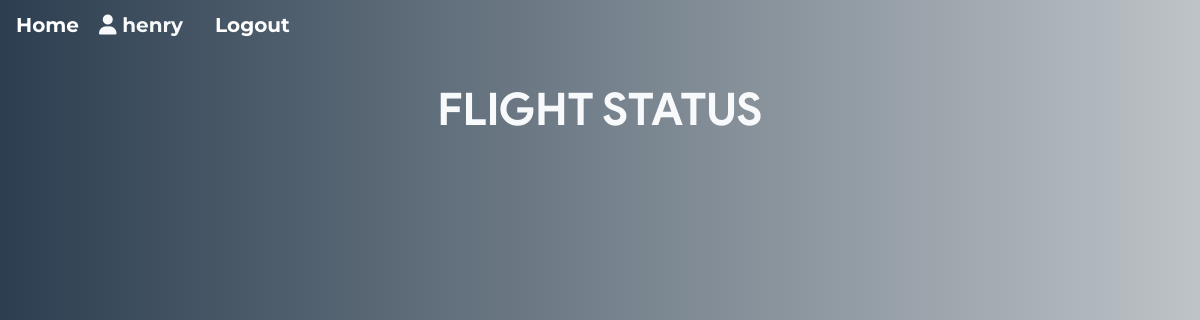
Before: /my_flights.php (signed in) with the older database file.
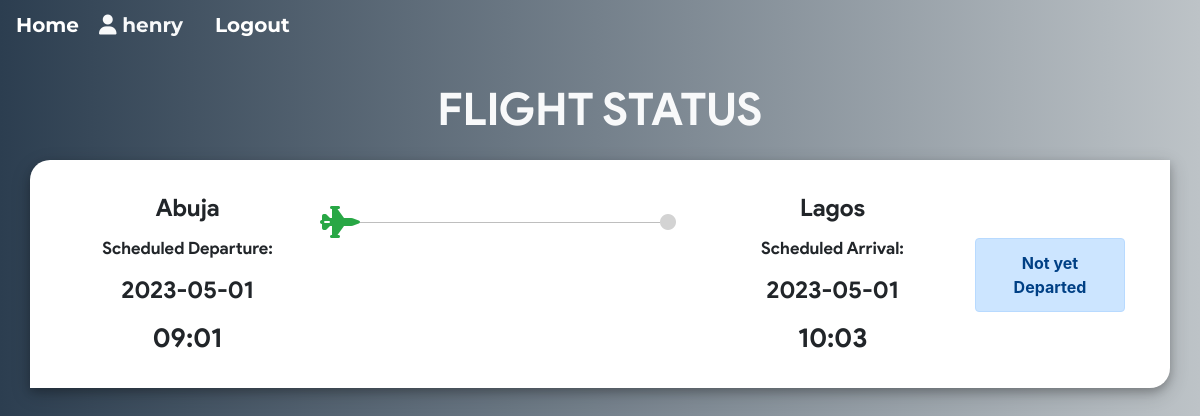
After: the same page with the newer database file.
### tables this page shows
CREATE TABLE `ticket` (
  `ticket_id` int(11) NOT NULL AUTO_INCREMENT,
  `passenger_id` int(11) NOT NULL,
  `flight_id` int(11) NOT NULL,
  `user_id` int(11) NOT NULL,
  `seat_no` varchar(10) NOT NULL,
  `cost` int(11) NOT NULL,
  `class` varchar(3) NOT NULL,
  PRIMARY KEY (`ticket_id`),
  KEY `user_id` (`user_id`),
  KEY `flight_id` (`flight_id`),
  KEY `passenger_id` (`passenger_id`),
  CONSTRAINT `ticket_ibfk_1` FOREIGN KEY (`user_id`) REFERENCES `users` (`user_id`),
  CONSTRAINT `ticket_ibfk_2` FOREIGN KEY (`flight_id`) REFERENCES `flight` (`flight_id`),
  CONSTRAINT `ticket_ibfk_3` FOREIGN KEY (`passenger_id`) REFERENCES `passenger_profile` (`passenger_id`) ON DELETE CASCADE
);

CREATE TABLE `flight` (
  `flight_id` int(11) NOT NULL AUTO_INCREMENT,
  `admin_id` int(11) NOT NULL,
  `arrivale` datetime NOT NULL,
  `departure` datetime NOT NULL,
  `Destination` varchar(20) NOT NULL,
  `source` varchar(20) NOT NULL,
  `airline` varchar(20) NOT NULL,
  `Seats` varchar(110) NOT NULL,
  `duration` varchar(20) NOT NULL,
  `Price` int(11) NOT NULL,
  `status` varchar(6) DEFAULT NULL,
  `issue` varchar(50) DEFAULT NULL,
  `last_seat` varchar(5) DEFAULT '',
  `bus_seats` int(11) DEFAULT '20',
  `last_bus_seat` varchar(5) DEFAULT '',
  PRIMARY KEY (`flight_id`),
  KEY `admin_id` (`admin_id`),
  KEY `destination` (`Destination`),
  KEY `source` (`source`),
  CONSTRAINT `flight_ibfk_1` FOREIGN KEY (`admin_id`) REFERENCES `admin` (`admin_id`)
);

### my_flights.php (the view, shortened to what the changed rows need)
<?php if(isset($_SESSION['userId'])) {
    require 'helpers/init_conn_db.php';
?>
<main>
    <div class="container">
    <h1 class="text-center text-light mt-4 mb-4">FLIGHT STATUS</h1>
    <?php
    $sql_t = 'SELECT * FROM Ticket WHERE user_id=?';
    $stmt_t = mysqli_stmt_init($conn);
    if(!mysqli_stmt_prepare($stmt_t,$sql_t)) {
        header('Location: ticket.php?error=sqlerror');
        exit();
    } else {
        mysqli_stmt_bind_param($stmt_t,'i',$_SESSION['userId']);
        mysqli_stmt_execute($stmt_t);
        $result_t = mysqli_stmt_get_result($stmt_t);
        while($row_t = mysqli_fetch_assoc($result_t)) {
            $sql = 'SELECT * FROM Passenger_profile WHERE passenger_id=?';
            $stmt = mysqli_stmt_init($conn);
            if(!mysqli_stmt_prepare($stmt,$sql)) {
                header('Location: my_flights.php?error=sqlerror');
                exit();
            } else {
                mysqli_stmt_bind_param($stmt,'i',$row_t['passenger_id']);
                mysqli_stmt_execute($stmt);
                $result = mysqli_stmt_get_result($stmt);
                if ($row = mysqli_fetch_assoc($result)) {
                    $sql_f = 'SELECT * FROM Flight WHERE flight_id=? ';
                    $stmt_f = mysqli_stmt_init($conn);
                    if(!mysqli_stmt_prepare($stmt_f,$sql_f)) {
                        header('Location: my_flights.php?error=sqlerror');
                        exit();
                    } else {
                        mysqli_stmt_bind_param($stmt_f,'i',$row_t['flight_id']);
                        mysqli_stmt_execute($stmt_f);
                        $result_f = mysqli_stmt_get_result($stmt_f);
                        if($row_f = mysqli_fetch_assoc($result_f)) {
                            $date_time_dep = $row_f['departure'];
                            $date_dep = substr($date_time_dep,0,10);
                            $time_dep = substr($date_time_dep,10,6) ;
                            $date_time_arr = $row_f['arrivale'];
                            $date_arr = substr($date_time_arr,0,10);
                            $time_arr = substr($date_time_arr,10,6) ;
                            if($row_f['status'] === '') {
                                $status = "Not yet Departed";
                                $alert = 'alert-primary';
                            } else if($row_f['status'] === 'dep') {
                                $status = "Departed";
                                $alert = 'alert-info';
                            } else if($row_f['status'] === 'issue') {
                                $status = "Delayed";
                                $alert = 'alert-danger';
                            } else if($row_f['status'] === 'arr') {
                                $status = "Arrived";
                                $alert = 'alert-success';
                            }
                            echo '
                            <div class="row out mb-5 ">
                                <div class="col-md-4 order-lg-3 order-md-1"> ';
                                if($row_f['status'] === 'arr') {
                                    echo '
                                    <div class="row">
                                        <div class="col-1 p-0 m-0">
                                            <i class="fa fa-circle mt-4 text-success"
                                                style="float: right;"></i>
                                        </div>
                                        <div class="col-10 p-0 m-0 mt-3" style="float: right;">
                                            <hr class="bg-success">
                                        </div>
                                        <div class="col-1 p-0 m-0">
                                            <i class="fa fa-2x fa-fighter-jet mt-3 text-success"
                                                ></i>
                                        </div>
                                    </div>
                                    ';
                                } else {
                                    echo '
                                    <div class="row">
                                        <div class="col-1 p-0 m-0">
                                            <i class="fa fa-2x fa-fighter-jet mt-3 text-success"
                                                style="float: right;"></i>
                                        </div>
                                        <div class="col-10 p-0 m-0 mt-3" style="float: right;">
                                            <hr style="background-color: lightgrey;">
                                        </div>
                                        <div class="col-1 p-0 m-0">
                                            <i class="fa fa-circle mt-4"
                                                style="color: lightgrey;"></i>
                                        </div>
                                    </div>
                                    ';
                                }
                                    echo '
                                </div>
                                <div class="col-md-3 col-6 order-md-2 pl-0 text-center
                                    order-lg-2 card-dep">
                                    <p class="city">'.$row_f['source'].'</p>
                                    <p class="stat">Scheduled Departure:</p>
                                    <p class="date">'.$date_dep.'</p>
                                    <p class="time">'.$time_dep.'</p>
                                </div>
                                <div class="col-md-3 col-6 order-md-4 pr-0 text-center
                                    order-lg-4 card-arr"
                                    style="float: right;">
                                    <p class="city">'.$row_f['Destination'].'</p>
                                    <p class="stat">Scheduled Arrival:</p>
                                    <p class="date">'.$date_arr.'</p>
                                    <p class="time">'.$time_arr.'</p>
                                </div>
                                <div class="col-lg-2 order-md-12">
                                    <div class="alert '.$alert.' mt-5 text-center"
                                        role="alert">
                                        '.$status.'
                                    </div>
                                </div>
                            </div> ';
                        }
                    }
                }
            }
        }
    }
    ?>
</div>
</main>
<?php } ?>

Changed rows visible on the page:
now on this page (row edited): ticket: flight.source "Abuja", flight.departure "2023-05-01", flight.departure "09:01", flight.Destination "Lagos", flight.arrivale "2023-05-01", flight.arrivale "10:03", flight.status "Not yet Departed"
